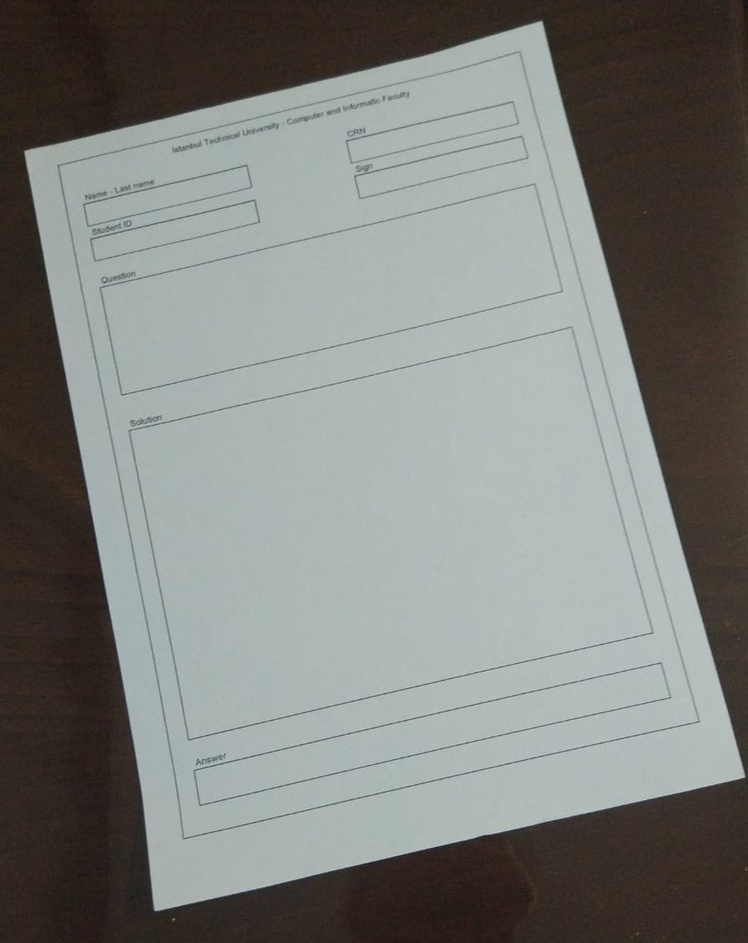
#> input picture python/code/Paper Alignment/yamuk.jpeg, 748 x 943 px, shrunk from 896 x 1129 before the run
$ python main.py yamuk.jpeg
#> lines starting #> are read from the running program, lines starting #| are printed output that depends on the picture; after the words box and inside, x2 and y2 are one past the last pixel; in counts of white or black regions, pixels touching at a corner belong together
### python/code/Paper Alignment/bw_converter.py
class ColorCovert:
    @staticmethod
    def binary_converter(image):
        i = 0
        row_count, col_count = image.shape[0], image.shape[1]
        row_index = col_index = 0

        while row_index < row_count:
            col_index = 0
            while col_index < col_count:
                image[row_index][col_index] = 0 if image[row_index][col_index] < 45 else 255
                col_index += 1
            row_index += 1

        # [8 lines of commented-out code are left out]
        return image

### python/code/Paper Alignment/corner_index_taker.py
import numpy as np
class CIT:
    @staticmethod
    def iterate(image, color, reverse=False):
        def take_updown(image):
            return np.flipud( image )

        def is_color( cell_color, i_color ):
            return  True if cell_color == i_color else False

        if reverse:
            image = take_updown(image)

        row_count, col_count = image.shape[0], image.shape[1]
        row_index = 0
        col_index = 0

        while row_index < row_count:
            col_index = 0
            while col_index < col_count:
                cell_value = image[row_index][col_index]
                if is_color( cell_value , color):
                    return (row_index, col_index)   # return y and x
                col_index += 1
            row_index += 1

        return (-1, -1) # could not be found

    @staticmethod
    def handle_result (result):
        try:
            if result == (-1,-1):
                raise ValueError('Index not found.')
            return result
        except ValueError:
            print('Desired index could not be found.')
            return None

    @staticmethod
    def get_begin (image, color):
        result = CIT.iterate( image, color )
        return CIT.handle_result(result)

    @staticmethod
    def get_end(image, color ):
        result = CIT.iterate( image, color, reverse=True )
        return CIT.handle_result(result)

    @staticmethod
    def get_begin_end(image, color):
        begin_indexes   = CIT.get_begin( image, color )
        end_indexes     = CIT.get_end( image, color )
        return [begin_indexes, end_indexes]

### python/code/Paper Alignment/main.py
import sys
import matplotlib.pyplot as plt

# below part is added for my specific problem due to using ros and anaconda
# in the same environment

try:
    sys.path.remove('/opt/ros/kinetic/lib/python2.7/dist-packages')
except ValueError as e:
    print("ROS idiot imports could not be found.")

import numpy as np, pandas as pd, cv2
import corner_index_taker, bw_converter

if __name__ == '__main__':
    img_path = sys.argv[1].strip(' /,')
    # print(img_path)
    img = cv2.imread(img_path, cv2.IMREAD_GRAYSCALE)
#> img: shape (943, 748); min 18, max 203, mean 126.2
    # print(img)
    # cit = corner_index_taker.CIT()
    img = bw_converter.ColorCovert.binary_converter(img)
#> after the loop in binary_converter, `while row_index < row_count:`:
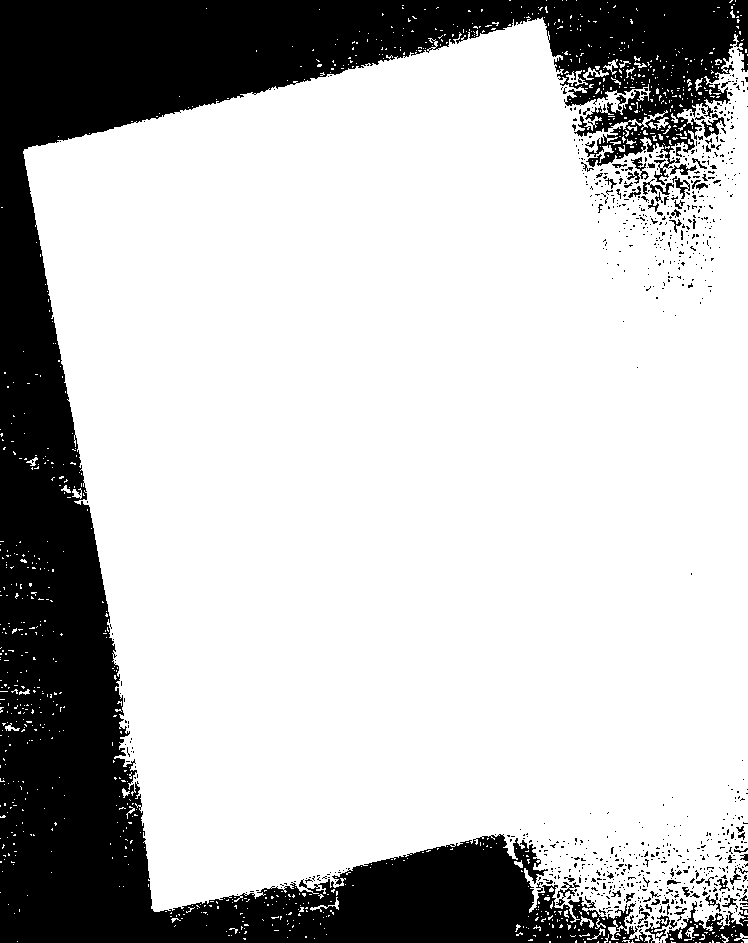
#> image: shape (943, 748); 74.8% white; 817 black regions (752 under 20 px), largest, box (x1, y1, x2, y2) and area: (0, 0, 748, 943) 170225, (665, 901, 748, 943) 1455, (701, 113, 726, 138) 220
#> after the loop in binary_converter, `while row_index < row_count:`: row_index = 943

    top_down_corners    = corner_index_taker.CIT.get_begin_end( img, 255 )  # 255 for white
#> after the loop in iterate, `while row_index < row_count:`: row_index = 0
#> in get_begin, `result = CIT.iterate( image, color )`: result = (0, 509)
#> in take_updown, `return np.flipud( image )`:
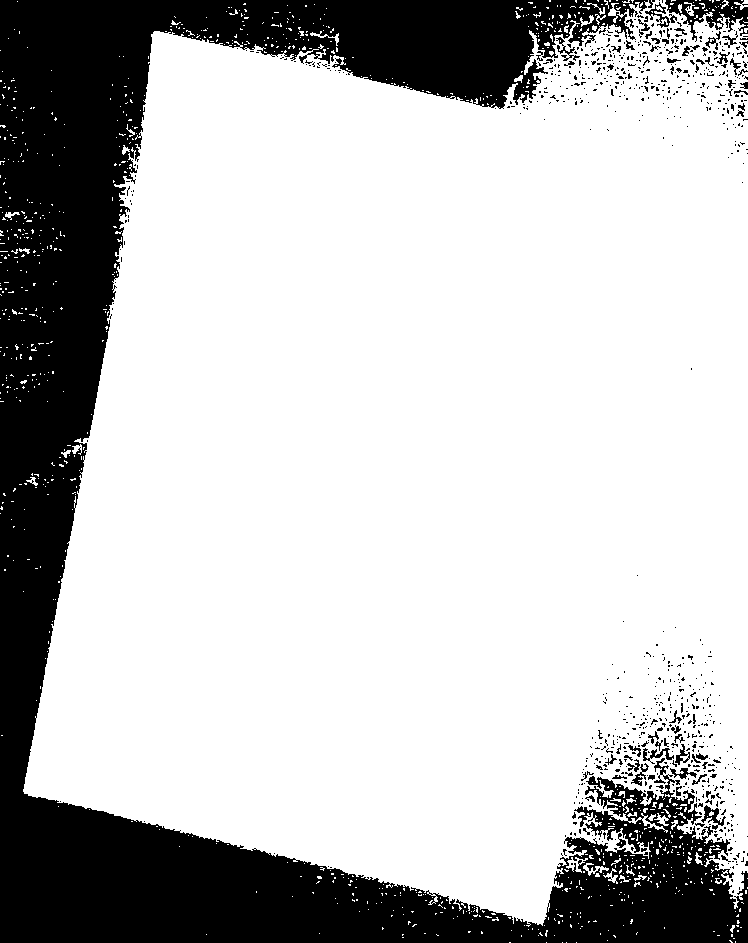
#> returned value: shape (943, 748); 74.8% white; 817 black regions (752 under 20 px), largest, box (x1, y1, x2, y2) and area: (0, 0, 748, 943) 170225, (665, 0, 748, 42) 1455, (701, 805, 726, 830) 220
#> after the loop in iterate, `while row_index < row_count:`: row_index = 0
#> in get_end, `result = CIT.iterate( image, color, reverse=True )`: result = (0, 549)
#> top_down_corners = [(0, 509), (0, 549)]
    left_right_corners  = corner_index_taker.CIT.get_begin_end(img.T, 255)
#> call 2 of get_begin, with color = 255
#> in get_begin (call 2), `result = CIT.iterate( image, color )`: result = (0, 429)
#> in get_begin (call 2), `result = CIT.iterate( image, color )`:
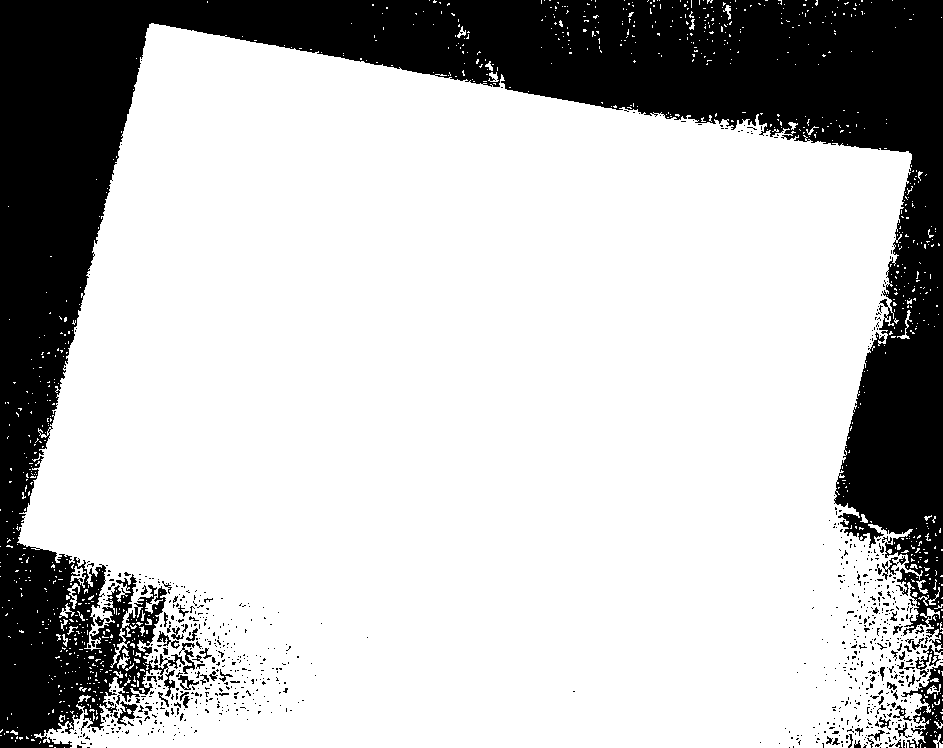
#> image: shape (748, 943); 74.8% white; 817 black regions (752 under 20 px), largest, box (x1, y1, x2, y2) and area: (0, 0, 943, 748) 170225, (901, 665, 943, 748) 1455, (113, 701, 138, 726) 220
#> in take_updown (call 2), `return np.flipud( image )`:
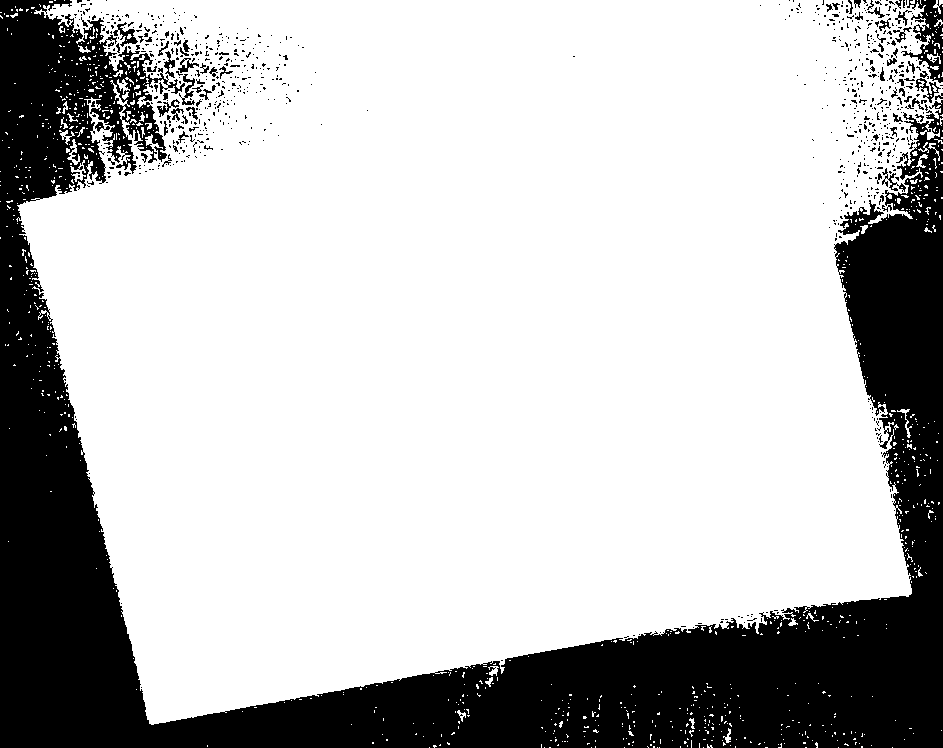
#> returned value: shape (748, 943); 74.8% white; 817 black regions (752 under 20 px), largest, box (x1, y1, x2, y2) and area: (0, 0, 943, 748) 170225, (901, 0, 943, 83) 1455, (113, 22, 138, 47) 220
#> left_right_corners = [(0, 429), (0, 54)]
    print(top_down_corners + left_right_corners)
#| [(0, 509), (0, 549), (0, 429), (0, 54)]

    plt.imshow(img, cmap='gray')
    plt.show()
